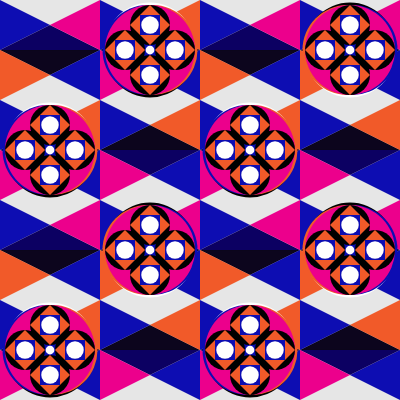
Frame 1 (no input)
Frame 60 (no input): identical to frame 1, image omitted
Frame 120 (the mouse pressed at the canvas centre since frame 60): identical to frame 1, image omitted

The p5.js sketch that drew this single still picture (run headless with seeded random() and noise() and a simulated clock; from frame 60 on, the mouse is pressed at the canvas centre):

// p5.js sketch
// ── sketch.js
function setup() {
  createCanvas(400, 400);
  angleMode (DEGREES);
}

function draw() {
  background(230);
  push ();
  translate (50, 50);
  scale (0.25);
  pattern1 ();
  pop ();
  push ();
  translate (150, 50);
  rotate (180);
  scale (0.25);
  pattern2 ();
  pop ();
  push ();
  translate (250, 50);
  scale (0.25);
  pattern1 ();
  pop ();
  push ();
  translate (350, 50);
  scale (0.25);
  pattern2 ();
  pop ();
  //secondrow
  push ();
  translate (350, 150);
  scale (0.25);
  rotate (180);
  pattern1 ();
  pop ();
  push ();
  translate (250, 150);
  scale (0.25);
  rotate (180);
  pattern2 ();
  pop ();
  push ();
  translate (150, 150);
  rotate (180);
  scale (0.25);
  pattern1 ();
  pop ();
  push ();
  translate (50, 150);
  rotate (180);
  scale (0.25);
  pattern2 ();
  pop ();
  //thirdrow
  push ();
  translate (50, 250);
  scale (0.25);
  pattern1 ();
  pop ();
  push ();
  translate (150, 250);
  scale (0.25);
  pattern2 ();
  pop ();
  push ();
  translate (250, 250);
  scale (0.25);
  pattern1 ();
  pop ();
  push ();
  translate (350, 250)
  scale (0.25);
  pattern2 ();
  pop ();
  //fourthrow
  push ();
  translate (50, 350);
  rotate (180);
  scale (0.25);
  pattern2 ();
  pop ();
  push ();
  translate (150, 350);
  rotate (180);
  scale (0.25);
  pattern1 ();
  pop ();
  push ();
  translate (250, 350);
  rotate (180);
  scale (0.25);
  pattern2 ();
  pop ();
  push ();
  translate (350, 350);
  rotate (180);
  scale (0.25);
  pattern1 ();
  pop ();
}

function pattern1 () {
  translate (-200, -200);
  fill (12, 5, 29);
  triangle (0, 200, 200, 300, 400, 200);
  fill (13, 13, 178);
  noStroke();
  triangle (0, 0, 200, 100, 0, 200);
  noStroke();
  triangle (200, 300, 400, 200, 400, 400);
  fill (241, 90, 41);
  noStroke();
  triangle (0, 200, 200, 300, 0, 400);
  fill (12, 0, 98);
  noStroke ();
  triangle (0, 200, 200, 100, 400, 200);
  fill (236, 0, 140);
  triangle (400, 0, 200, 100, 400, 200);
}

function pattern2 () {
  translate (-200, -200);
  noStroke();
  fill (12, 5, 29);
  triangle (0, 200, 200, 300, 400, 200);
  fill (13, 13, 178);
  noStroke();
  triangle (0, 0, 200, 100, 0, 200);
  noStroke();
  triangle (200, 300, 400, 200, 400, 400);
  fill (241, 90, 41);
  noStroke();
  triangle (0, 200, 200, 300, 0, 400);
  fill (12, 0, 98);
  noStroke ();
  triangle (0, 200, 200, 100, 400, 200);
  fill (236, 0, 140);
  triangle (400, 0, 200, 100, 400, 200);
  fill (0, 0, 0);
  ellipse (200, 190, 360);
  fill (255, 255, 255);
  ellipse (200, 210, 360);
  fill (13, 13, 178);
  ellipse (210, 200, 360);
  fill (241, 90, 41);
  ellipse (190, 200, 360);
  fill (236, 0, 140);
  ellipse (200, 200, 360);
  fill (13, 13, 178);
  rect (125, 125, 150, 150);
  fill (0, 0, 0);
  ellipse (200, 300, 160);
  ellipse (200, 100, 160);
  ellipse (100, 200, 160);
  ellipse (300, 200, 160);
  fill (241, 90,41)
  noStroke();
  quad (100, 120, 180, 200, 100, 280, 20, 200);
  quad (200, 20, 280, 100, 200, 180, 120, 100); 
  quad (300, 120, 380, 200, 300, 280, 220, 200);
  quad (200, 220, 280, 300, 200, 380, 120, 300);
  fill (13, 13, 178);
  square (60, 160, 80);
  square (160, 60, 80);
  square (260, 160, 80);
  square (160, 260, 80);
  fill (255, 255, 255);
  ellipse (200, 200, 35);
  ellipse (200, 100, 70);
  ellipse (100, 200, 70);
  ellipse (300, 200, 70);
  ellipse (200, 300, 70);
}
